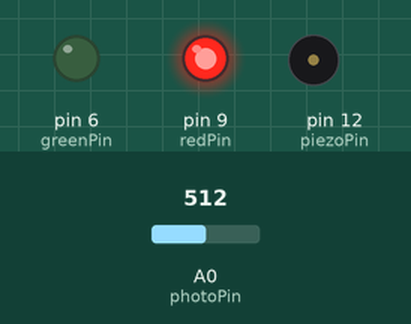
This sketch was run on a simulated Arduino Uno, built with avr-gcc and run on an emulated ATmega328P. On the bench: output pins drawn as LEDs (lit = HIGH), buzzer (waves = sounding). Inputs (shaded band) come from the test bench; at power-on: A0 (photoPin) = 512.

Above: at 0.1 s.
At 5.1 s:
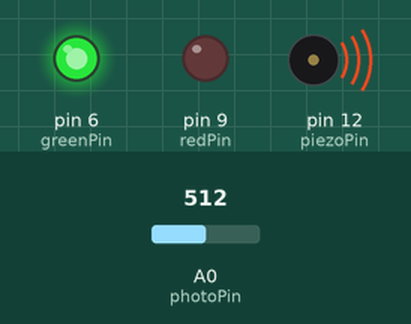
Timing chart, 0 to 6.6 s (numbered marks = the images above):
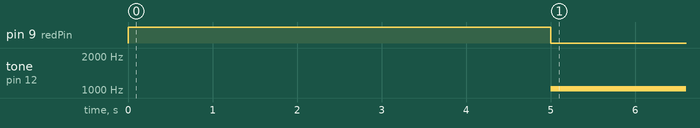

Measured:
- by itself, tone on pin 12 (piezoPin): silent → 1025 Hz at 5.0 s

The sketch:

_06_light_theremin.ino
```cpp
const int photoPin = A0;
const int piezoPin = 12;
const int redPin = 9;
const int greenPin = 6;

int photoVal;
int photoLow = 0;
int photoHigh = 1023;

void setup() {
  pinMode(redPin, OUTPUT);
  pinMode(greenPin, OUTPUT);

  //calibration (adjust photoHigh and photoLow)
  digitalWrite(redPin, HIGH);   //calibration indicator
  digitalWrite(greenPin, LOW);

  while (millis() < 5000){      //run loop till 5 seconds after power-on/reset
    photoVal = analogRead(photoPin);
    if (photoVal > photoHigh)
      photoHigh = photoVal;
    if (photoVal < photoLow)
      photoLow = photoVal;
  }

  digitalWrite(redPin, LOW);
  digitalWrite(greenPin, HIGH);
}

void loop() {
  //map light reading to sound pitch (50-4000 Hz)
  photoVal = analogRead(photoPin);
  int pitch = map(photoVal, photoLow, photoHigh, 50, 2000);

  //play tone (output pin, pitch, length of note (ms))
  tone(piezoPin, pitch, 20);

  delay(10);
}
```
